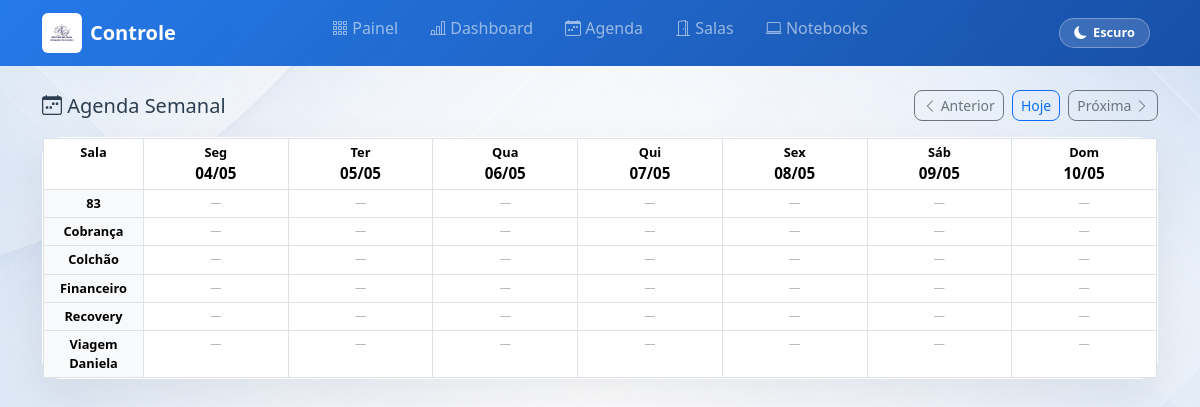
/agenda?semana=2026-05-04, run on an earlier commit of the app's database.
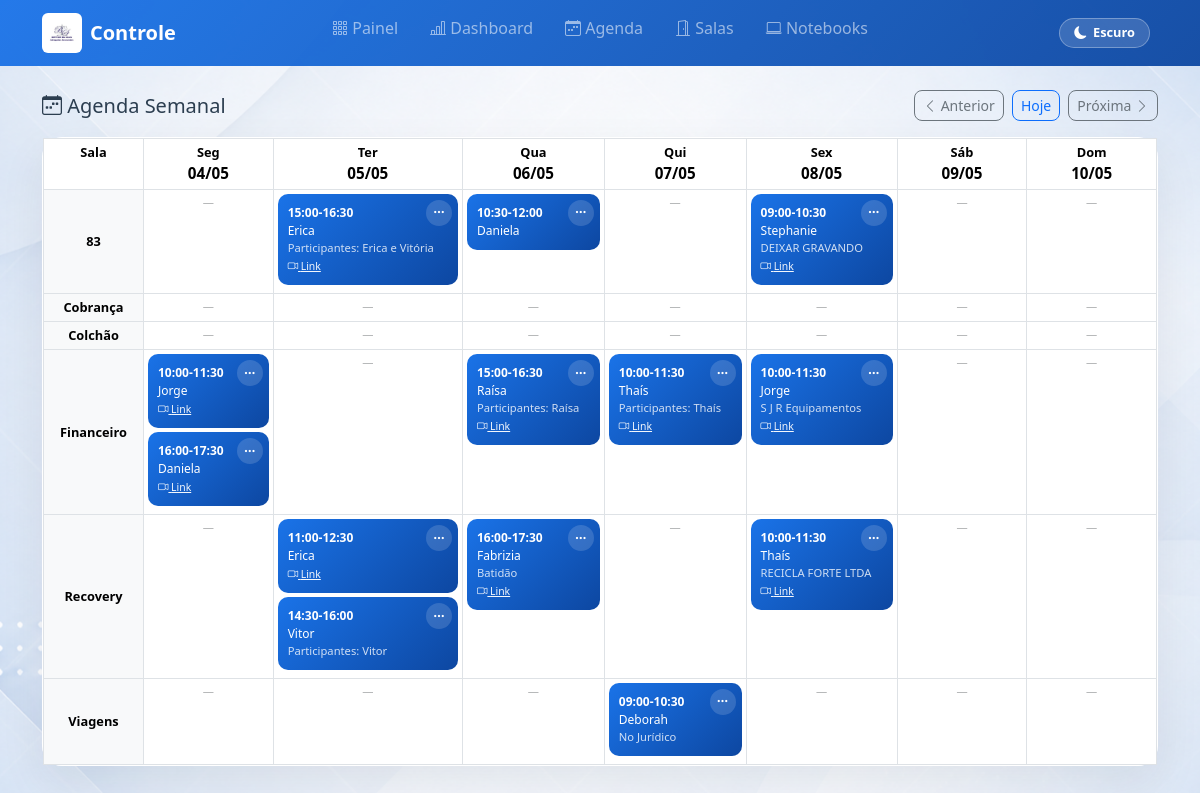
And on a later commit of the database.
### tables this page shows
CREATE TABLE salas (
            id INTEGER PRIMARY KEY AUTOINCREMENT,
            nome TEXT NOT NULL UNIQUE
        );

CREATE TABLE reservas_sala (
            id INTEGER PRIMARY KEY AUTOINCREMENT,
            sala_id INTEGER NOT NULL,
            responsavel TEXT NOT NULL,
            data TEXT NOT NULL DEFAULT (date('now','localtime')),
            hora_inicio TEXT NOT NULL,
            hora_fim TEXT NOT NULL,
            motivo TEXT DEFAULT '',
            link_reuniao TEXT DEFAULT '', participantes TEXT DEFAULT '', cnpj_cliente TEXT DEFAULT '', nome_cliente TEXT DEFAULT '', tipo_cliente TEXT DEFAULT '', qtd_notebooks INTEGER DEFAULT 0,
            FOREIGN KEY (sala_id) REFERENCES salas(id) ON DELETE CASCADE
        );

### app.py (the view)
@app.route("/agenda")
def agenda():
    conn = get_db()
    salas = conn.execute("SELECT * FROM salas ORDER BY nome").fetchall()
    data_inicio_str = request.args.get("semana", date.today().isoformat())
    try:
        data_inicio = datetime.strptime(data_inicio_str, "%Y-%m-%d").date()
    except ValueError:
        data_inicio = date.today()
    data_inicio = data_inicio - timedelta(days=data_inicio.weekday())
    dias = [data_inicio + timedelta(days=i) for i in range(7)]
    data_fim = dias[-1]
    semana_anterior = (data_inicio - timedelta(days=7)).isoformat()
    semana_proxima = (data_inicio + timedelta(days=7)).isoformat()
    reservas = conn.execute("""
        SELECT rs.*, s.nome as sala_nome
        FROM reservas_sala rs
        JOIN salas s ON s.id = rs.sala_id
        WHERE rs.data >= ? AND rs.data <= ?
        ORDER BY rs.data, rs.hora_inicio
    """, (data_inicio.isoformat(), data_fim.isoformat())).fetchall()
    conn.close()
    agenda_data = {}
    for d in dias:
        d_str = d.isoformat()
        agenda_data[d_str] = {}
        for s in salas:
            agenda_data[d_str][s["nome"]] = []
    for r in reservas:
        d_str = r["data"]
        sala_nome = r["sala_nome"]
        if d_str in agenda_data and sala_nome in agenda_data[d_str]:
            agenda_data[d_str][sala_nome].append(dict(r))
    DIAS_SEMANA = ["Seg", "Ter", "Qua", "Qui", "Sex", "Sáb", "Dom"]
    return render_template("agenda.html",
                           salas=salas,
                           dias=dias,
                           dias_semana=DIAS_SEMANA,
                           agenda_data=agenda_data,
                           semana_anterior=semana_anterior,
                           semana_proxima=semana_proxima,
                           hoje=date.today().isoformat())

### app.py (called while the page is built)
def get_db():
    conn = sqlite3.connect(DB_PATH)
    conn.row_factory = sqlite3.Row
    conn.execute("PRAGMA foreign_keys = ON")
    return conn

### templates/agenda.html (shortened to what this page needs)
{% extends "base.html" %}
{% block content %}
<div class="d-flex align-items-center justify-content-between mb-3">
    <h5 class="mb-0"><i class="bi bi-calendar-week"></i> Agenda Semanal</h5>
    <div class="d-flex gap-2 align-items-center">
        <a href="{{ url_for('agenda', semana=semana_anterior) }}" class="btn btn-outline-secondary btn-sm"><i class="bi bi-chevron-left"></i> Anterior</a>
        <a href="{{ url_for('agenda') }}" class="btn btn-outline-primary btn-sm">Hoje</a>
        <a href="{{ url_for('agenda', semana=semana_proxima) }}" class="btn btn-outline-secondary btn-sm">Próxima <i class="bi bi-chevron-right"></i></a>
    </div>
</div>
<div class="card">
    <div class="card-body p-0">
        <div class="table-responsive">
            <table class="table table-bordered table-sm mb-0 agenda-table" style="font-size:0.8rem;">
                <thead>
                    <tr class="text-center" style="background:#f8f9fa;">
                        <th style="width:100px;">Sala</th>
                        {% for i in range(dias|length) %}
                        <th class="{% if dias[i].isoformat() == hoje %}agenda-hoje{% endif %}" style="min-width:120px;">
                            <div>{{ dias_semana[i] }}</div>
                            <div class="fw-bold" style="font-size:0.95rem;">{{ dias[i].strftime('%d/%m') }}</div>
                        </th>
                        {% endfor %}
                    </tr>
                </thead>
                <tbody>
                    {% for s in salas %}
                    <tr>
                        <td class="fw-bold text-center align-middle" style="background:#f8f9fa;">{{ s.nome }}</td>
                        {% for d in dias %}
                        {% set d_str = d.isoformat() %}
                        <td class="align-top {% if d_str == hoje %}agenda-hoje{% endif %} agenda-cell"
                            data-sala-id="{{ s.id }}" data-sala-nome="{{ s.nome }}" data-date="{{ d_str }}">
                            {% if agenda_data[d_str][s.nome] %}
                                {% for r in agenda_data[d_str][s.nome] %}
                                <div class="agenda-reserva mb-1" data-reserva-id="{{ r.id }}" data-responsavel="{{ r.responsavel }}" data-participantes="{{ r.participantes or '' }}" data-motivo="{{ r.motivo or '' }}" data-link="{{ r.link_reuniao or '' }}" data-hora-inicio="{{ r.hora_inicio }}" data-date="{{ d_str }}" data-nome-cliente="{{ r.nome_cliente or '' }}" data-cnpj-cliente="{{ r.cnpj_cliente or '' }}" data-tipo-cliente="{{ r.tipo_cliente or '' }}" data-qtd-notebooks="{{ r.qtd_notebooks or 0 }}">
                                    <button type="button" class="agenda-edit-btn" title="Editar"><i class="bi bi-three-dots"></i></button>
                                    <div class="fw-bold">{{ r.hora_inicio }}-{{ r.hora_fim }}</div>
                                    <div>{{ r.responsavel }}</div>
                                    {% if r.participantes %}<div class="text-muted" style="font-size:0.7rem;">Participantes: {{ r.participantes }}</div>{% endif %}
                                    {% if r.motivo %}<div class="text-muted" style="font-size:0.7rem;">{{ r.motivo }}</div>{% endif %}
                                    {% if r.link_reuniao %}<a href="{{ r.link_reuniao }}" target="_blank" style="font-size:0.65rem;"><i class="bi bi-camera-video"></i> Link</a>{% endif %}
                                </div>
                                {% endfor %}
                            {% else %}
                                <div class="text-muted text-center" style="font-size:0.7rem; opacity:0.5;">—</div>
                            {% endif %}
                        </td>
                        {% endfor %}
                    </tr>
                    {% endfor %}
                </tbody>
            </table>
        </div>
    </div>
</div>
{% endblock %}

What changed in the data, as far as the page shows it:
removed salas: nome "Viagem Daniela"
added reservas_sala: hora_inicio "15:00", hora_fim "16:30", responsavel "Erica", participantes "Erica e Vitória", shown under salas (number 1 of 6 on the later page)
added reservas_sala: hora_inicio "10:30", hora_fim "12:00", responsavel "Daniela", shown under salas (number 1 of 6 on the later page)
added reservas_sala: hora_inicio "09:00", hora_fim "10:30", responsavel "Stephanie", motivo "DEIXAR GRAVANDO", shown under salas (number 1 of 6 on the later page)
added reservas_sala: hora_inicio "10:00", hora_fim "11:30", responsavel "Jorge", shown under salas "Financeiro"
added reservas_sala: hora_inicio "16:00", hora_fim "17:30", responsavel "Daniela", shown under salas "Financeiro"
added reservas_sala: hora_inicio "15:00", hora_fim "16:30", responsavel "Raísa", participantes "Raísa", shown under salas "Financeiro"
added reservas_sala: hora_inicio "10:00", hora_fim "11:30", responsavel "Thaís", participantes "Thaís", shown under salas "Financeiro"
added reservas_sala: hora_inicio "10:00", hora_fim "11:30", responsavel "Jorge", motivo "S J R Equipamentos", shown under salas "Financeiro"
added reservas_sala: hora_inicio "11:00", hora_fim "12:30", responsavel "Erica", shown under salas "Recovery"
added reservas_sala: hora_inicio "14:30", hora_fim "16:00", responsavel "Vitor", participantes "Vitor", shown under salas "Recovery"
added reservas_sala: hora_inicio "16:00", hora_fim "17:30", responsavel "Fabrizia", motivo "Batidão", shown under salas "Recovery"
added reservas_sala: hora_inicio "10:00", hora_fim "11:30", responsavel "Thaís", motivo "RECICLA FORTE LTDA", shown under salas "Recovery"
added salas: nome "Viagens"
added reservas_sala: hora_inicio "09:00", hora_fim "10:30", responsavel "Deborah", motivo "No Jurídico"
